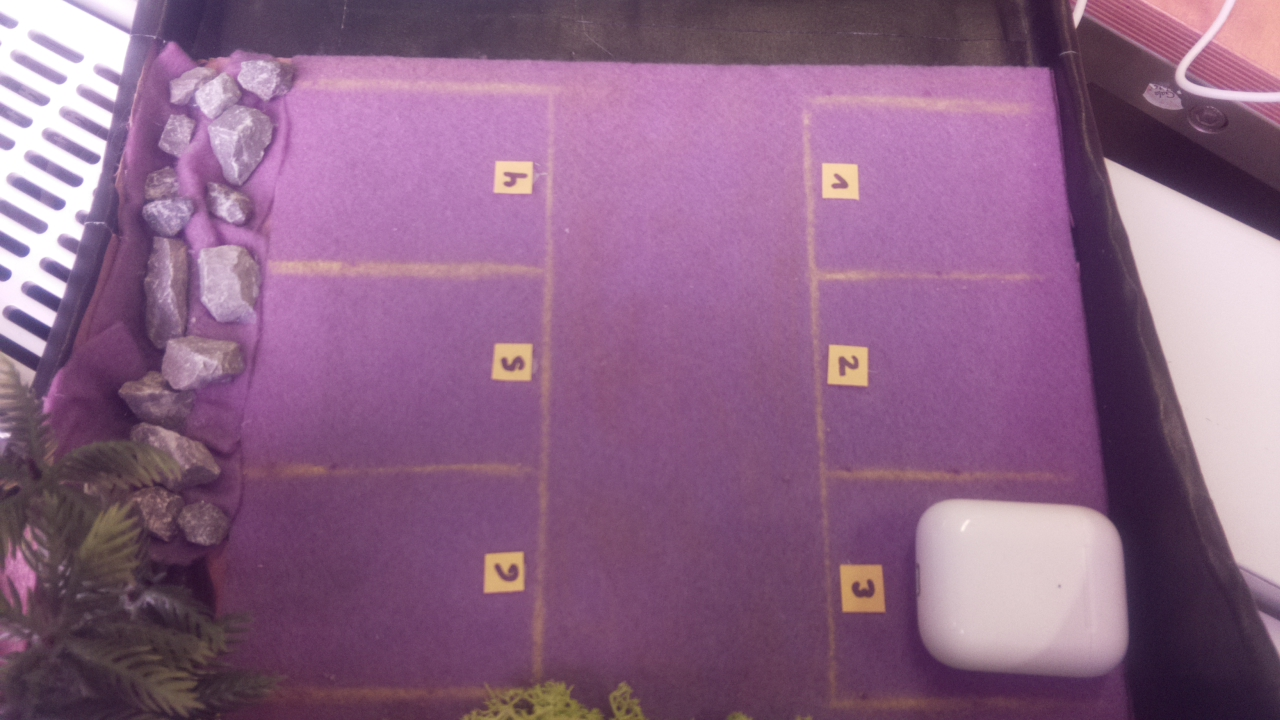
#> input picture notebooks/latest.jpg, 1280 x 720 px, found by its file name
$ python parking_space_definition.py
#> lines starting #> are read from the running program, lines starting #| are printed output that depends on the picture; after the words box and inside, x2 and y2 are one past the last pixel; in counts of white or black regions, pixels touching at a corner belong together

import cv2

image = cv2.imread('car_parking/notebooks/latest.jpg')
#> image is the input picture: shape (720, 1280, 3); mean B, G, R 133.1, 100.7, 140.9

p1 = (804, 102, 1076, 270)
p2 = (818, 275, 1100, 475)
p3 = (828, 482, 1131, 698)
p4 = (283, 83, 548, 271)
p5 = (260, 269, 545, 473)
p6 = (229, 488, 535, 690)
car1 = (855, 144, 1015, 236)
car2 = (320, 120, 500, 217)

parking_spaces = [p1, p2, p3, p4, p5, p6, car1, car2]

# Loop through each parking space
for space in parking_spaces:
    # Extract the coordinates
    x1, y1, x2, y2 = space
    # Draw a rectangle on the image
    cv2.rectangle(image, (x1, y1), (x2, y2), (0, 255, 0), 2)
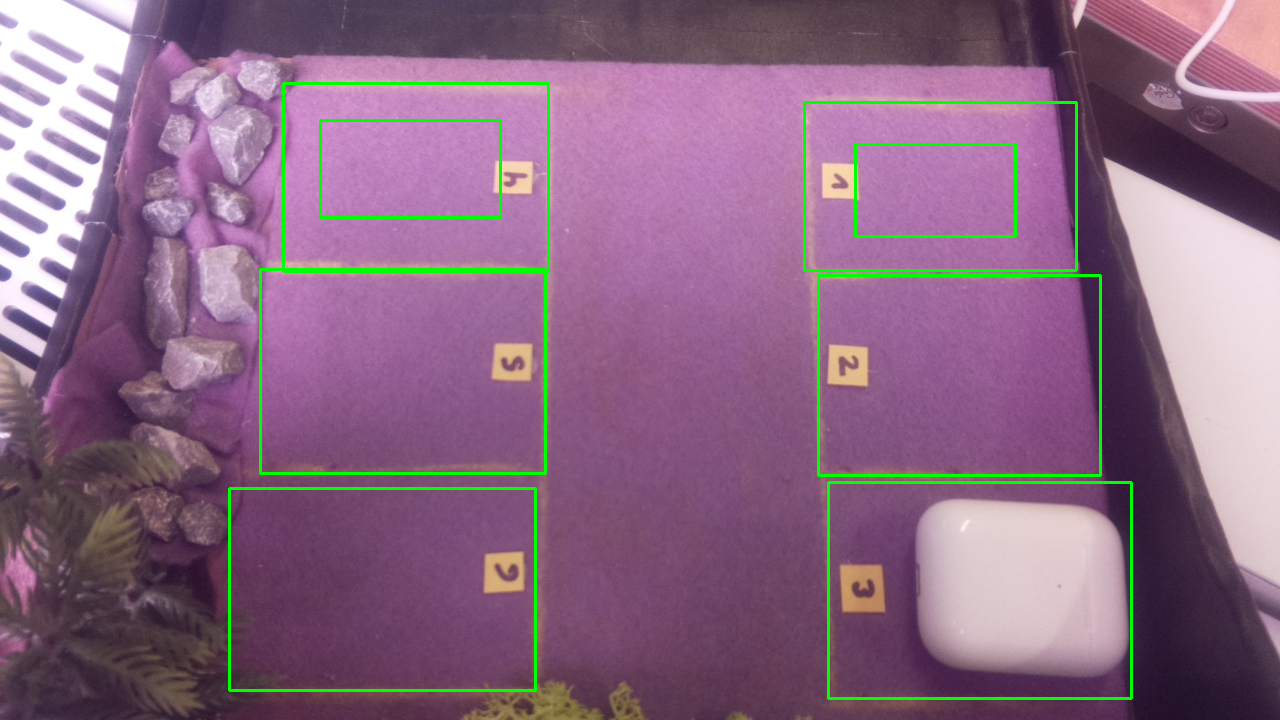
#> image: shape (720, 1280, 3); 2.19% of pixels changed, all inside (x1, y1, x2, y2) = (228, 82, 1133, 700)

new_width = 800
new_height = 600
resized_image = cv2.resize(image, (new_width, new_height))
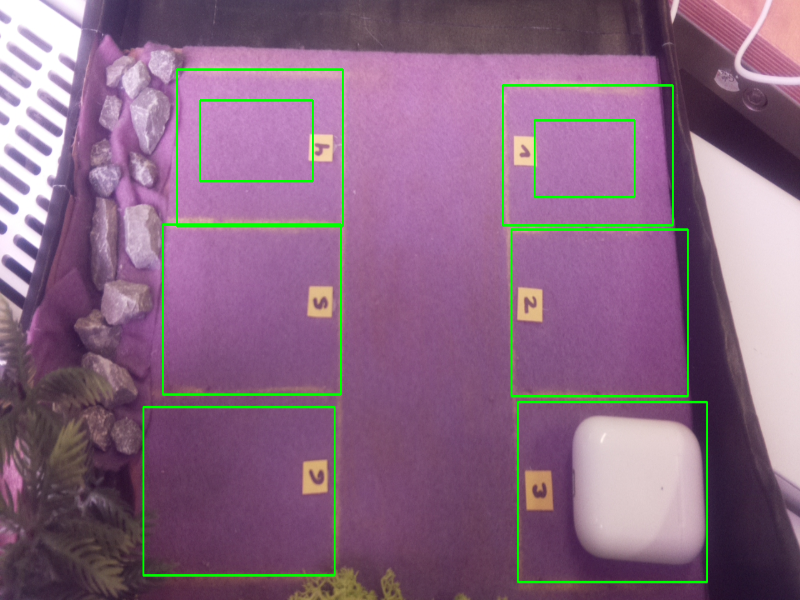
#> resized_image: shape (600, 800, 3); mean B, G, R 130, 104, 137.4

cv2.imshow("resized_image", resized_image)
cv2.waitKey(0)
cv2.destroyAllWindows()
